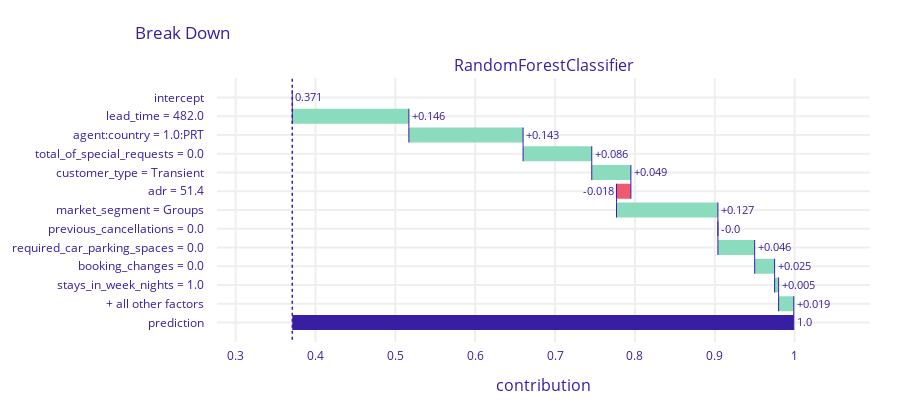
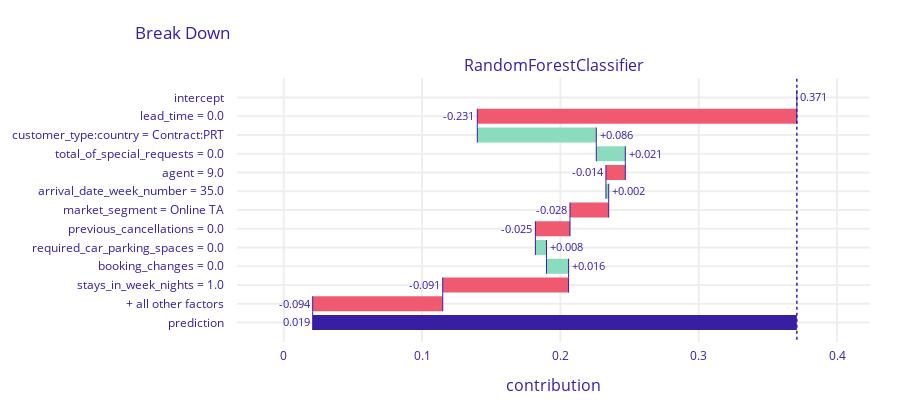

The notebook cell these images were saved under, in order:
### Markdown cell above
### 4. Dwie obserwacje, które mają dla tych samych zmiennych inne efety

### Code cell
pps_list[5].plot() ## 2626
pps_list[0].plot() ## 289

### Figure 1 — Plotly figure (JSON) as saved in the notebook; plotly's stock layout.template omitted (floating-point values rounded to 4 significant figures)
{"data": [{"base": 0.3709, "connector": {"line": {"color": "#371ea3", "dash": "solid", "width": 1}, "mode": "spanning"}, "decreasing": {"marker": {"color": "#f05a71"}}, "hoverinfo": "text+delta", "hoverlabel": {"bgcolor": "rgba(0,0,0,0.8)"}, "hovertext": ["Average response: 0.371<br>Prediction: 1.0", "lead_time = 482.0<br>increases average response by", "agent:country = 1.0:PRT<br>increases average response by", "total_of_special_requests = 0.0<br>increases average response by", "customer_type = Transient<br>increases average response by", "adr = 51.4<br>decreases average response by", "market_segment = Groups<br>increases average response by", "previous_cancellations = 0.0<br>decreases average response by", "required_car_parking_spaces = 0.0<br>increases average response by", "booking_changes = 0.0<br>increases average response by", "stays_in_week_nights = 1.0<br>increases average response by", "+ all other factors<br>increases average response by", "Average response: 0.371<br>Prediction: 1.0"], "increasing": {"marker": {"color": "#8bdcbe"}}, "measure": ["relative", "relative", "relative", "relative", "relative", "relative", "relative", "relative", "relative", "relative", "relative", "relative", "total"], "orientation": "h", "showlegend": false, "text": ["0.371", "+0.146", "+0.143", "+0.086", "+0.049", "-0.018", "+0.127", "-0.0", "+0.046", "+0.025", "+0.005", "+0.019", "1.0"], "textposition": "outside", "totals": {"marker": {"color": "#371ea3"}}, "type": "waterfall", "x": [0, 0.146, 0.143, 0.086, 0.049, -0.018, 0.127, 0, 0.046, 0.025, 0.005, 0.019, 0.629], "xaxis": "x", "y": ["intercept", "lead_time = 482.0", "agent:country = 1.0:PRT", "total_of_special_requests = 0.0", "customer_type = Transient", "adr = 51.4", "market_segment = Groups", "previous_cancellations = 0.0", "required_car_parking_spaces = 0.0", "booking_changes = 0.0", "stays_in_week_nights = 1.0", "+ all other factors", "prediction"], "yaxis": "y"}], "layout": {"annotations": [{"font": {"size": 16}, "showarrow": false, "text": "RandomForestClassifier", "x": 0.5, "xanchor": "center", "xref": "paper", "y": 1, "yanchor": "bottom", "yref": "paper"}, {"font": {"size": 16}, "showarrow": false, "text": "contribution", "x": 0.5, "xanchor": "center", "xref": "paper", "y": 0, "yanchor": "top", "yref": "paper", "yshift": -30}], "font": {"color": "#371ea3"}, "height": 413, "margin": {"b": 71, "r": 30, "t": 78}, "shapes": [{"line": {"color": "#371ea3", "dash": "dot", "width": 1.5}, "type": "line", "x0": 0.3709, "x1": 0.3709, "xref": "x", "y0": -1, "y1": 13, "yref": "y"}], "title": {"text": "Break Down", "x": 0.15}, "xaxis": {"anchor": "y", "automargin": true, "domain": [0, 1], "fixedrange": true, "gridwidth": 2, "range": [0.2767, 1.094], "tickcolor": "white", "ticklen": 3, "ticks": "outside", "type": "linear", "zeroline": false}, "yaxis": {"anchor": "x", "automargin": true, "autorange": "reversed", "domain": [0, 1], "fixedrange": true, "gridwidth": 2, "tickcolor": "white", "ticklen": 10, "ticks": "outside", "type": "category"}}}

### Figure 2 — Plotly figure (JSON) as saved in the notebook; plotly's stock layout.template omitted (floating-point values rounded to 4 significant figures)
{"data": [{"base": 0.3709, "connector": {"line": {"color": "#371ea3", "dash": "solid", "width": 1}, "mode": "spanning"}, "decreasing": {"marker": {"color": "#f05a71"}}, "hoverinfo": "text+delta", "hoverlabel": {"bgcolor": "rgba(0,0,0,0.8)"}, "hovertext": ["Average response: 0.371<br>Prediction: 0.019", "lead_time = 0.0<br>decreases average response by", "customer_type:country = Contract:PRT<br>increases average response by", "total_of_special_requests = 0.0<br>increases average response by", "agent = 9.0<br>decreases average response by", "arrival_date_week_number = 35.0<br>increases average response by", "market_segment = Online TA<br>decreases average response by", "previous_cancellations = 0.0<br>decreases average response by", "required_car_parking_spaces = 0.0<br>increases average response by", "booking_changes = 0.0<br>increases average response by", "stays_in_week_nights = 1.0<br>decreases average response by", "+ all other factors<br>decreases average response by", "Average response: 0.371<br>Prediction: 0.019"], "increasing": {"marker": {"color": "#8bdcbe"}}, "measure": ["relative", "relative", "relative", "relative", "relative", "relative", "relative", "relative", "relative", "relative", "relative", "relative", "total"], "orientation": "h", "showlegend": false, "text": ["0.371", "-0.231", "+0.086", "+0.021", "-0.014", "+0.002", "-0.028", "-0.025", "+0.008", "+0.016", "-0.091", "-0.094", "0.019"], "textposition": "outside", "totals": {"marker": {"color": "#371ea3"}}, "type": "waterfall", "x": [0, -0.231, 0.086, 0.021, -0.014, 0.002, -0.028, -0.025, 0.008, 0.016, -0.091, -0.094, -0.352], "xaxis": "x", "y": ["intercept", "lead_time = 0.0", "customer_type:country = Contract:PRT", "total_of_special_requests = 0.0", "agent = 9.0", "arrival_date_week_number = 35.0", "market_segment = Online TA", "previous_cancellations = 0.0", "required_car_parking_spaces = 0.0", "booking_changes = 0.0", "stays_in_week_nights = 1.0", "+ all other factors", "prediction"], "yaxis": "y"}], "layout": {"annotations": [{"font": {"size": 16}, "showarrow": false, "text": "RandomForestClassifier", "x": 0.5, "xanchor": "center", "xref": "paper", "y": 1, "yanchor": "bottom", "yref": "paper"}, {"font": {"size": 16}, "showarrow": false, "text": "contribution", "x": 0.5, "xanchor": "center", "xref": "paper", "y": 0, "yanchor": "top", "yref": "paper", "yshift": -30}], "font": {"color": "#371ea3"}, "height": 413, "margin": {"b": 71, "r": 30, "t": 78}, "shapes": [{"line": {"color": "#371ea3", "dash": "dot", "width": 1.5}, "type": "line", "x0": 0.3709, "x1": 0.3709, "xref": "x", "y0": -1, "y1": 13, "yref": "y"}], "title": {"text": "Break Down", "x": 0.15}, "xaxis": {"anchor": "y", "automargin": true, "domain": [0, 1], "fixedrange": true, "gridwidth": 2, "range": [-0.0338, 0.4238], "tickcolor": "white", "ticklen": 3, "ticks": "outside", "type": "linear", "zeroline": false}, "yaxis": {"anchor": "x", "automargin": true, "autorange": "reversed", "domain": [0, 1], "fixedrange": true, "gridwidth": 2, "tickcolor": "white", "ticklen": 10, "ticks": "outside", "type": "category"}}}
